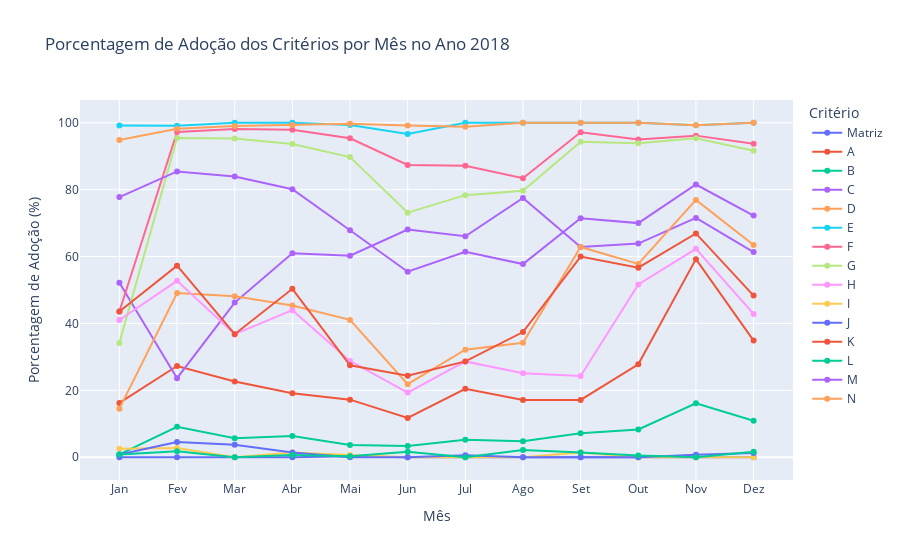

Here is the notebook cell this chart was saved with:
### Markdown cell above
## 11. Critérios Mensais
Aqui veremos a quais critérios estão mais presentes ao longos dos meses de cada anoa de relatórios publicados.

### Code cell
# Carregar o DataFrame
df = pd.read_csv("relatorios.csv")

# Substituir valores #NULL! por NaN e remover apenas os espaços vazios
df = df.replace("#NULL!", pd.NA, regex=True)
df = df.replace("", pd.NA, regex=False)

# Definir os critérios
raw_data = ["Matriz de Achados?",
            "a. Questões de Auditoria",
            "b. Subquestões de Auditoria",
            "c. Descrição sumária",
            "d. Critério (O que deveria ser)",
            "e. Condição ou situação encontrada (O que é) [achados]",
            "f. Evidências",
            "g. Informação extraída das evidências",
            "h. Causas",
            "i. Efeitos",
            "j. Boas Práticas",
            "k. Recomendações",
            "l. Benefícios esperados",
            "m. Manifestação",
            "n. Conclusões"]

# Renomear as colunas para nomes mais curtos e legíveis
renomear_dict = {
    "Matriz de Achados?": "Matriz",
    "a. Questões de Auditoria": "A",
    "b. Subquestões de Auditoria": "B",
    "c. Descrição sumária": "C",
    "d. Critério (O que deveria ser)": "D",
    "e. Condição ou situação encontrada (O que é) [achados]": "E",
    "f. Evidências": "F",
    "g. Informação extraída das evidências": "G",
    "h. Causas": "H",
    "i. Efeitos": "I",
    "j. Boas Práticas": "J",
    "k. Recomendações": "K",
    "l. Benefícios esperados": "L",
    "m. Manifestação": "M",
    "n. Conclusões": "N"
}

# Renomear as colunas no DataFrame
df = df.rename(columns=renomear_dict)

# Converter as colunas renomeadas para tipo float, substituindo por NaN para valores inválidos
renamed_columns = list(renomear_dict.values())
df[renamed_columns] = df[renamed_columns].apply(pd.to_numeric, errors='coerce')

# Converter a coluna 'Data' para string e remover espaços extras
df['Data'] = df['Data'].astype("string").str.strip()

# Filtrar apenas os anos que não são NaN
df = df.dropna(subset=['Ano'])
df['Ano'] = df['Ano'].astype(int)  # Converter a coluna 'Ano' para int após remover os NaN

# Criar um DataFrame para armazenar as porcentagens de adoção dos critérios por mês e ano
contagens_criterios_mes_ano = []

# Obter a lista de anos únicos (já sem <NA>)
anos = df['Ano'].unique()

# Iterar sobre cada ano
for ano in anos:
    # Filtrar o DataFrame para o ano atual
    df_ano = df[df['Ano'] == ano]

    # Iterar sobre cada mês
    meses_ordenados = ['jan', 'fev', 'mar', 'abr', 'mai', 'jun', 'jul', 'ago', 'set', 'out', 'nov', 'dez']
    for mes_nome in meses_ordenados:
        # Filtrar o DataFrame para o mês atual
        df_mes = df_ano[df_ano['Data'].str.contains(mes_nome, case=False, na=False)]

        # Quantidade total de relatórios no mês
        qtd_relatorios_mes = len(df_mes.index)

        # Inicializar o dicionário para armazenar as porcentagens dos critérios para este mês e ano
        porcentagens_mes = {'Ano': ano, 'Mês': mes_nome}

        # Calcular a porcentagem de cada critério
        for criterio in renamed_columns:
            if qtd_relatorios_mes > 0:
                # Calcular a quantidade de relatórios que atendem ao critério, ignorando valores NaN
                qtd_criterio = df_mes[criterio].eq(1).sum()
                porcentagem = round((qtd_criterio / qtd_relatorios_mes) * 100, 2)
            else:
                porcentagem = 0.0
            
            # Armazenar no dicionário
            porcentagens_mes[criterio] = porcentagem

        # Adicionar ao DataFrame principal
        contagens_criterios_mes_ano.append(porcentagens_mes)

# Converter o resultado em um DataFrame
df_criterios_mes_ano = pd.DataFrame(contagens_criterios_mes_ano)

# Ordenar os meses e anos
df_criterios_mes_ano['Mês'] = pd.Categorical(df_criterios_mes_ano['Mês'], categories=meses_ordenados, ordered=True)
df_criterios_mes_ano = df_criterios_mes_ano.sort_values(by=['Ano', 'Mês'])

# Transformar o DataFrame para formato longo (long format) para facilitar visualização
df_criterios_mes_ano_long = df_criterios_mes_ano.melt(id_vars=['Ano', 'Mês'], var_name='Critério', value_name='Porcentagem')

# Garantir que a coluna 'Porcentagem' é numérica e substituir NaN por 0
df_criterios_mes_ano_long['Porcentagem'] = df_criterios_mes_ano_long['Porcentagem'].fillna(0).astype(float)

# Criar gráficos de linhas para cada ano, exibindo todos os critérios
anos_unicos = df_criterios_mes_ano_long['Ano'].unique()

for ano in anos_unicos:
    df_ano = df_criterios_mes_ano_long[df_criterios_mes_ano_long['Ano'] == ano]
    
    # Criar gráfico para o ano atual com todos os critérios
    fig = px.line(df_ano, x='Mês', y='Porcentagem', color='Critério',
                  title=f'Porcentagem de Adoção dos Critérios por Mês no Ano {ano}',
                  labels={'Mês': 'Mês', 'Porcentagem': 'Porcentagem de Adoção (%)', 'Critério': 'Critério'},
                  markers=True)
    
    # Atualizar layout do gráfico para melhorar a visualização
    fig.update_layout(
        xaxis_title='Mês',
        yaxis_title='Porcentagem de Adoção (%)',
        legend_title='Critério',
        xaxis=dict(
            tickmode='array',
            tickvals=meses_ordenados,
            ticktext=['Jan', 'Fev', 'Mar', 'Abr', 'Mai', 'Jun', 'Jul', 'Ago', 'Set', 'Out', 'Nov', 'Dez']
        )
    )
    
    # Exibir o gráfico
    fig.show()

### Figure 1 — Plotly figure (JSON) as saved in the notebook; plotly's stock layout.template omitted (floating-point values rounded to 4 significant figures)
{"data": [{"hovertemplate": "Critério=Matriz<br>Mês=%{x}<br>Porcentagem de Adoção (%)=%{y}<extra></extra>", "legendgroup": "Matriz", "line": {"color": "#636efa", "dash": "solid"}, "marker": {"symbol": "circle"}, "mode": "markers+lines", "name": "Matriz", "orientation": "v", "showlegend": true, "type": "scatter", "x": ["jan", "fev", "mar", "abr", "mai", "jun", "jul", "ago", "set", "out", "nov", "dez"], "xaxis": "x", "y": [0, 0, 0, 0, 0.33, 0, 0, 0, 0, 0, 0, 0], "yaxis": "y"}, {"hovertemplate": "Critério=A<br>Mês=%{x}<br>Porcentagem de Adoção (%)=%{y}<extra></extra>", "legendgroup": "A", "line": {"color": "#EF553B", "dash": "solid"}, "marker": {"symbol": "circle"}, "mode": "markers+lines", "name": "A", "orientation": "v", "showlegend": true, "type": "scatter", "x": ["jan", "fev", "mar", "abr", "mai", "jun", "jul", "ago", "set", "out", "nov", "dez"], "xaxis": "x", "y": [16.24, 27.27, 22.64, 19.15, 17.22, 11.76, 20.47, 17.11, 17.14, 27.78, 59.23, 34.87], "yaxis": "y"}, {"hovertemplate": "Critério=B<br>Mês=%{x}<br>Porcentagem de Adoção (%)=%{y}<extra></extra>", "legendgroup": "B", "line": {"color": "#00cc96", "dash": "solid"}, "marker": {"symbol": "circle"}, "mode": "markers+lines", "name": "B", "orientation": "v", "showlegend": true, "type": "scatter", "x": ["jan", "fev", "mar", "abr", "mai", "jun", "jul", "ago", "set", "out", "nov", "dez"], "xaxis": "x", "y": [0.85, 9.09, 5.66, 6.38, 3.64, 3.36, 5.26, 4.81, 7.14, 8.33, 16.15, 10.92], "yaxis": "y"}, {"hovertemplate": "Critério=C<br>Mês=%{x}<br>Porcentagem de Adoção (%)=%{y}<extra></extra>", "legendgroup": "C", "line": {"color": "#ab63fa", "dash": "solid"}, "marker": {"symbol": "circle"}, "mode": "markers+lines", "name": "C", "orientation": "v", "showlegend": true, "type": "scatter", "x": ["jan", "fev", "mar", "abr", "mai", "jun", "jul", "ago", "set", "out", "nov", "dez"], "xaxis": "x", "y": [52.14, 23.64, 46.23, 60.99, 60.26, 68.07, 66.08, 77.54, 62.86, 63.89, 71.54, 61.34], "yaxis": "y"}, {"hovertemplate": "Critério=D<br>Mês=%{x}<br>Porcentagem de Adoção (%)=%{y}<extra></extra>", "legendgroup": "D", "line": {"color": "#FFA15A", "dash": "solid"}, "marker": {"symbol": "circle"}, "mode": "markers+lines", "name": "D", "orientation": "v", "showlegend": true, "type": "scatter", "x": ["jan", "fev", "mar", "abr", "mai", "jun", "jul", "ago", "set", "out", "nov", "dez"], "xaxis": "x", "y": [14.53, 49.09, 48.11, 45.39, 41.06, 21.85, 32.16, 34.22, 62.86, 57.78, 76.92, 63.45], "yaxis": "y"}, {"hovertemplate": "Critério=E<br>Mês=%{x}<br>Porcentagem de Adoção (%)=%{y}<extra></extra>", "legendgroup": "E", "line": {"color": "#19d3f3", "dash": "solid"}, "marker": {"symbol": "circle"}, "mode": "markers+lines", "name": "E", "orientation": "v", "showlegend": true, "type": "scatter", "x": ["jan", "fev", "mar", "abr", "mai", "jun", "jul", "ago", "set", "out", "nov", "dez"], "xaxis": "x", "y": [99.15, 99.09, 100, 100, 99.34, 96.64, 100, 100, 100, 100, 99.23, 100], "yaxis": "y"}, {"hovertemplate": "Critério=F<br>Mês=%{x}<br>Porcentagem de Adoção (%)=%{y}<extra></extra>", "legendgroup": "F", "line": {"color": "#FF6692", "dash": "solid"}, "marker": {"symbol": "circle"}, "mode": "markers+lines", "name": "F", "orientation": "v", "showlegend": true, "type": "scatter", "x": ["jan", "fev", "mar", "abr", "mai", "jun", "jul", "ago", "set", "out", "nov", "dez"], "xaxis": "x", "y": [43.59, 97.27, 98.11, 97.87, 95.36, 87.39, 87.13, 83.42, 97.14, 95, 96.15, 93.7], "yaxis": "y"}, {"hovertemplate": "Critério=G<br>Mês=%{x}<br>Porcentagem de Adoção (%)=%{y}<extra></extra>", "legendgroup": "G", "line": {"color": "#B6E880", "dash": "solid"}, "marker": {"symbol": "circle"}, "mode": "markers+lines", "name": "G", "orientation": "v", "showlegend": true, "type": "scatter", "x": ["jan", "fev", "mar", "abr", "mai", "jun", "jul", "ago", "set", "out", "nov", "dez"], "xaxis": "x", "y": [34.19, 95.45, 95.28, 93.62, 89.74, 73.11, 78.36, 79.68, 94.29, 93.89, 95.38, 91.6], "yaxis": "y"}, {"hovertemplate": "Critério=H<br>Mês=%{x}<br>Porcentagem de Adoção (%)=%{y}<extra></extra>", "legendgroup": "H", "line": {"color": "#FF97FF", "dash": "solid"}, "marker": {"symbol": "circle"}, "mode": "markers+lines", "name": "H", "orientation": "v", "showlegend": true, "type": "scatter", "x": ["jan", "fev", "mar", "abr", "mai", "jun", "jul", "ago", "set", "out", "nov", "dez"], "xaxis": "x", "y": [41.03, 52.73, 36.79, 43.97, 28.81, 19.33, 28.65, 25.13, 24.29, 51.67, 62.31, 42.86], "yaxis": "y"}, {"hovertemplate": "Critério=I<br>Mês=%{x}<br>Porcentagem de Adoção (%)=%{y}<extra></extra>", "legendgroup": "I", "line": {"color": "#FECB52", "dash": "solid"}, "marker": {"symbol": "circle"}, "mode": "markers+lines", "name": "I", "orientation": "v", "showlegend": true, "type": "scatter", "x": ["jan", "fev", "mar", "abr", "mai", "jun", "jul", "ago", "set", "out", "nov", "dez"], "xaxis": "x", "y": [2.56, 2.73, 0, 1.42, 0.66, 0, 0, 0, 1.43, 0, 0, 0], "yaxis": "y"}, {"hovertemplate": "Critério=J<br>Mês=%{x}<br>Porcentagem de Adoção (%)=%{y}<extra></extra>", "legendgroup": "J", "line": {"color": "#636efa", "dash": "solid"}, "marker": {"symbol": "circle"}, "mode": "markers+lines", "name": "J", "orientation": "v", "showlegend": true, "type": "scatter", "x": ["jan", "fev", "mar", "abr", "mai", "jun", "jul", "ago", "set", "out", "nov", "dez"], "xaxis": "x", "y": [0.85, 4.55, 3.77, 1.42, 0, 0, 0.58, 0, 0, 0, 0.77, 1.26], "yaxis": "y"}, {"hovertemplate": "Critério=K<br>Mês=%{x}<br>Porcentagem de Adoção (%)=%{y}<extra></extra>", "legendgroup": "K", "line": {"color": "#EF553B", "dash": "solid"}, "marker": {"symbol": "circle"}, "mode": "markers+lines", "name": "K", "orientation": "v", "showlegend": true, "type": "scatter", "x": ["jan", "fev", "mar", "abr", "mai", "jun", "jul", "ago", "set", "out", "nov", "dez"], "xaxis": "x", "y": [43.59, 57.27, 36.79, 50.35, 27.48, 24.37, 28.65, 37.43, 60, 56.67, 66.92, 48.32], "yaxis": "y"}, {"hovertemplate": "Critério=L<br>Mês=%{x}<br>Porcentagem de Adoção (%)=%{y}<extra></extra>", "legendgroup": "L", "line": {"color": "#00cc96", "dash": "solid"}, "marker": {"symbol": "circle"}, "mode": "markers+lines", "name": "L", "orientation": "v", "showlegend": true, "type": "scatter", "x": ["jan", "fev", "mar", "abr", "mai", "jun", "jul", "ago", "set", "out", "nov", "dez"], "xaxis": "x", "y": [0.85, 1.82, 0, 0.71, 0.33, 1.68, 0, 2.14, 1.43, 0.56, 0, 1.68], "yaxis": "y"}, {"hovertemplate": "Critério=M<br>Mês=%{x}<br>Porcentagem de Adoção (%)=%{y}<extra></extra>", "legendgroup": "M", "line": {"color": "#ab63fa", "dash": "solid"}, "marker": {"symbol": "circle"}, "mode": "markers+lines", "name": "M", "orientation": "v", "showlegend": true, "type": "scatter", "x": ["jan", "fev", "mar", "abr", "mai", "jun", "jul", "ago", "set", "out", "nov", "dez"], "xaxis": "x", "y": [77.78, 85.45, 83.96, 80.14, 67.88, 55.46, 61.4, 57.75, 71.43, 70, 81.54, 72.27], "yaxis": "y"}, {"hovertemplate": "Critério=N<br>Mês=%{x}<br>Porcentagem de Adoção (%)=%{y}<extra></extra>", "legendgroup": "N", "line": {"color": "#FFA15A", "dash": "solid"}, "marker": {"symbol": "circle"}, "mode": "markers+lines", "name": "N", "orientation": "v", "showlegend": true, "type": "scatter", "x": ["jan", "fev", "mar", "abr", "mai", "jun", "jul", "ago", "set", "out", "nov", "dez"], "xaxis": "x", "y": [94.87, 98.18, 99.06, 99.29, 99.67, 99.16, 98.83, 100, 100, 100, 99.23, 100], "yaxis": "y"}], "layout": {"legend": {"title": {"text": "Critério"}, "tracegroupgap": 0}, "title": {"text": "Porcentagem de Adoção dos Critérios por Mês no Ano 2018"}, "xaxis": {"anchor": "y", "domain": [0, 1], "tickmode": "array", "ticktext": ["Jan", "Fev", "Mar", "Abr", "Mai", "Jun", "Jul", "Ago", "Set", "Out", "Nov", "Dez"], "tickvals": ["jan", "fev", "mar", "abr", "mai", "jun", "jul", "ago", "set", "out", "nov", "dez"], "title": {"text": "Mês"}}, "yaxis": {"anchor": "x", "domain": [0, 1], "title": {"text": "Porcentagem de Adoção (%)"}}}}
